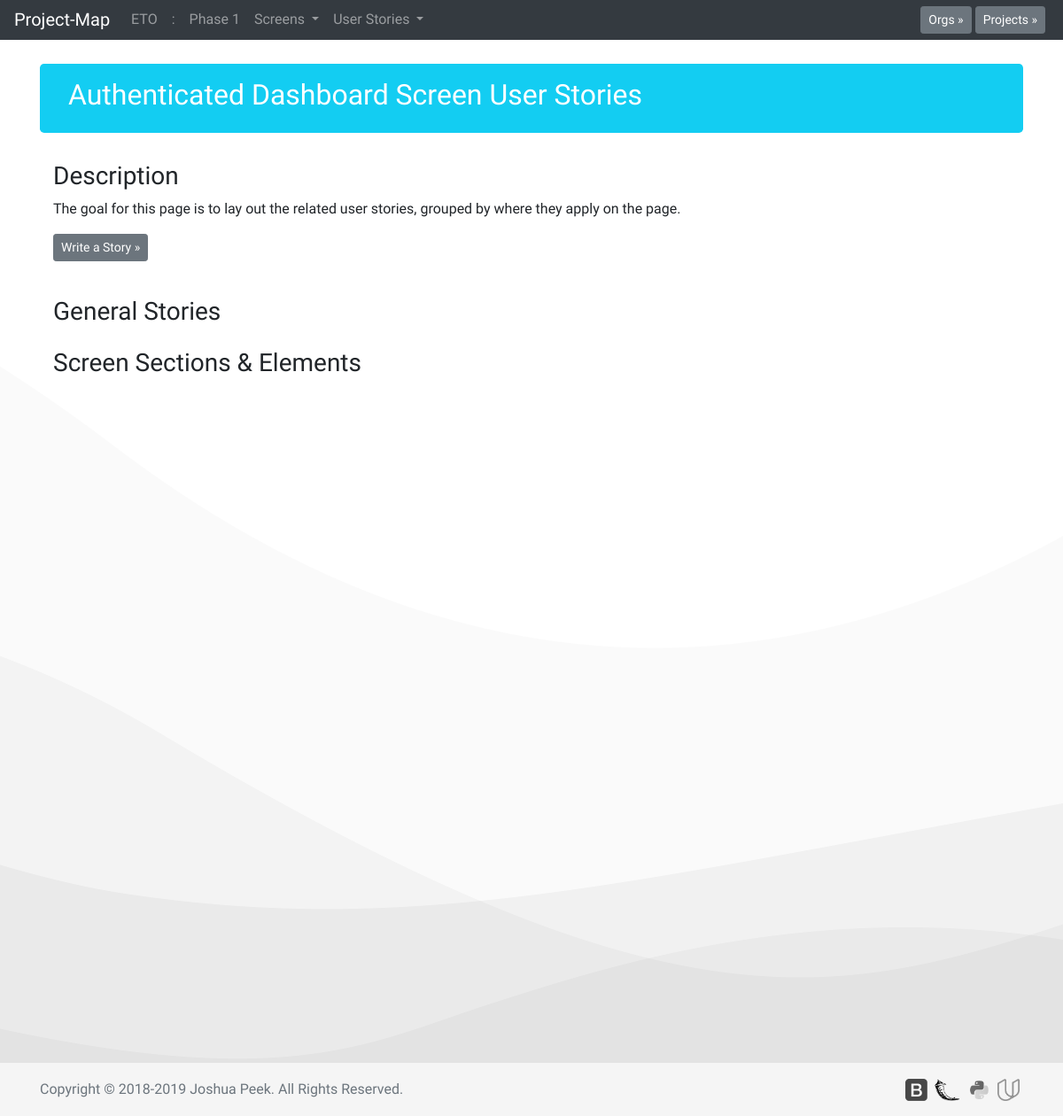
/scrn2/story, run on an earlier commit of the app's database.
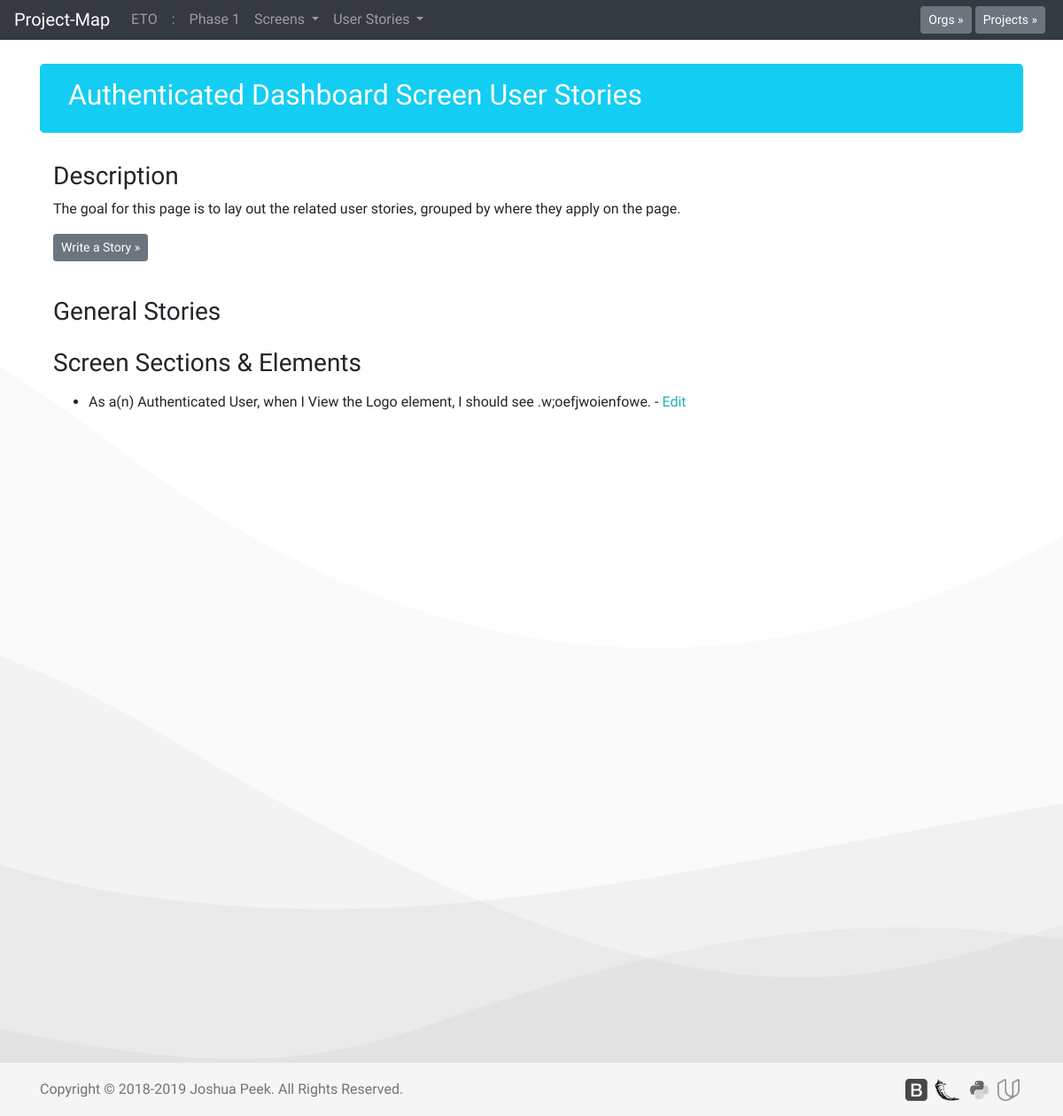
And on a later commit of the database.
### database_setup.py (models this page shows, shortened)
class Story(Base):
    __tablename__ = 'story'
    id = Column(Integer, primary_key=True)
    expectation = Column(String(500), nullable=False)
    action = Column(String(50), nullable=False)
    hook = Column(String(10), nullable=False)
    hookID = Column(Integer, nullable=False)
    project_id = Column(Integer, ForeignKey('project.id'))
    project = relationship(Project)
    screen_id = Column(Integer, ForeignKey('screen.id'))
    screen = relationship(Screen)
    role_id = Column(Integer, ForeignKey('role.id'))
    role = relationship(Role)

class Role(Base):
    __tablename__ = 'role'
    id = Column(Integer, primary_key=True)
    title = Column(String(250), nullable=False)
    description = Column(String(500))
    authRequired = Column(String(5))
    project_id = Column(Integer, ForeignKey('project.id'))
    project = relationship(Project)

class Element(Base):
    __tablename__ = 'element'
    id = Column(Integer, primary_key=True)
    title = Column(String(250), nullable=False)
    description = Column(String(500))
    project_id = Column(Integer, ForeignKey('project.id'))
    project = relationship(Project)

### app.py (the view)
@app.route('/scrn<int:screen_id>/story')
def screenStory(screen_id):
    screen = session.query(Screen).filter_by(id=screen_id).one()
    project = session.query(Project).filter_by(id=screen.project.id).one()
    stories = session.query(Story).filter_by(screen_id=screen_id).all()
    ss = session.query(ScreenSection).filter_by(screen_id=screen_id).all()
    se = session.query(SectionElement).filter_by(project_id=project.id)
    allorgs = session.query(Org).all()
    allprojects = session.query(Project).all()
    org = session.query(Org).filter_by(id=project.org.id).one()
    projects = session.query(Project).filter_by(org_id=org.id).all()
    screens = session.query(Screen).filter_by(project_id=project.id).all()
    roles = session.query(Role).filter_by(project_id=project.id).all()
    return render_template('stories.html', screen=screen, project=project,
    stories=stories, ss=ss, se=se, allorgs=allorgs, allprojects=allprojects,
    org=org, projects=projects, screens=screens, roles=roles)

### templates/stories.html (shortened to what this page needs)
<!doctype html>
<html lang="en">
  {% include "header.html" %}
  <body>
    {% include "menu.html" %}
    <main role="main" class="container">
      <div class="jumbotron" style="padding:1rem 2rem;background-color:#13cdf2;background-image:none;">
        <h2 style="font-family: 'Rock Salt', cursive;">{{screen.title}} Screen User Stories</h2>
      </div>
<div class="container">
  <div class="row">
    <div class="col-md-12 mb-4">
      <h3>Description</h3>
      <p>The goal for this page is to lay out the related user stories,
        grouped by where they apply on the page.</p>
      <p><button type="button" class="btn btn-secondary btn-sm" data-toggle="modal" data-target="#story-composer">Write a Story &raquo;</button></p>
    </div>
  </div>
  <div class="row">
    <div class="col-md-12 mb-2">
      <h3>General Stories</h3>
    </div>
  </div>
  <div class="row">
    <div class="col-md-12 mb-2">
      <h3>Screen Sections & Elements</h3>
        {% for i in ss %}
          {% for b in se %}
            {% for c in stories %}
              <ul>
                {% if c.hook == "element" %}
                  {% if c.hookID == b.element.id and b.section.id == i.section.id %}
                    <li>As a(n) {{c.role.title}}, when I {{c.action}} the
                      {{b.element.title}} element, {{c.expectation}}. -
                    <a href="{{url_for('editStory', story_id=c.id)}}">Edit</a></li>
                  {% endif %}
                {% endif %}
              </ul>
            {% endfor %}
          {% endfor %}
        {% endfor %}
    </div>
  </div>
</div>
    </main>
  {% include "footer.html" %}
  </body>
</html>

What changed in the data, as far as the page shows it:
added Story: role "Authenticated User", action "View", expectation "I should see .w;oefjwoienfowe"
added Element: element "Logo"
